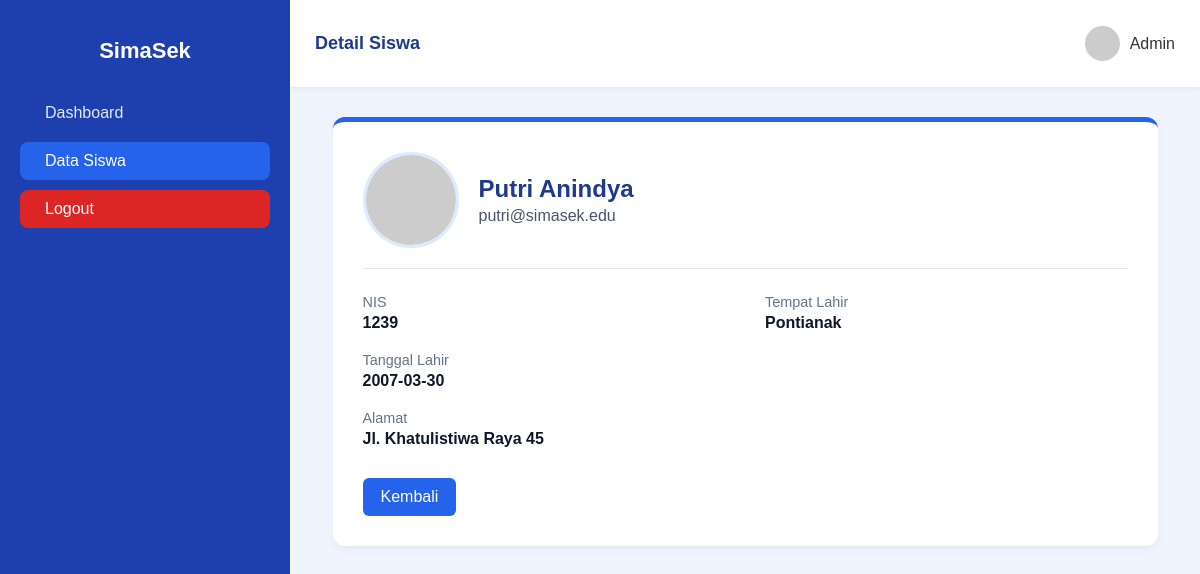
Page /admin/read.php?id=6 (signed in) on the committed database.
### tables this page shows
CREATE TABLE `user` (
  `id` int NOT NULL,
  `role` varchar(100) NOT NULL,
  `email` varchar(100) NOT NULL,
  `password` varchar(100) NOT NULL,
  `nama_lengkap` varchar(100) NOT NULL,
  `tempat_lahir` varchar(100) NOT NULL,
  `tanggal_lahir` date NOT NULL,
  `alamat` varchar(100) NOT NULL,
  `nis` decimal(8,0) NOT NULL
);

### admin/read.php (the view, shortened to what this page needs)
<?php
include "../connection.php";
if (isset($_GET["id"]) && is_numeric($_GET["id"])) {
  $id = (int) $_GET["id"];
  $stmt = $db->prepare("SELECT id, nis, email, nama_lengkap, tempat_lahir, tanggal_lahir, alamat FROM user WHERE id = ?");
  $stmt->bind_param("i", $id);
} elseif (isset($_GET["nis"])) {
  $nis = trim($_GET["nis"]);
  $stmt = $db->prepare("SELECT id, nis, email, nama_lengkap, tempat_lahir, tanggal_lahir, alamat FROM user WHERE nis = ?");
  $stmt->bind_param("s", $nis);
} else {
  $_SESSION["error"] = "Parameter tidak lengkap.";
  header("Location: datasiswa.php");
  exit();
}
$stmt->execute();
$result = $stmt->get_result();
$student = $result->fetch_assoc();
function e($str) {
  return htmlspecialchars($str, ENT_QUOTES, "UTF-8");
}
?>
<!DOCTYPE html>
<html lang="id">
<head>
  <link rel="stylesheet" href="https://cdn.jsdelivr.net/npm/remixicon@3.5.0/fonts/remixicon.css">
</head>
<body>
  <aside class="sidebar">
    <h2 class="logo">SimaSek</h2>
    <nav>
      <a href="/admin/"><i class="ri-dashboard-3-line"></i> <span>Dashboard</span></a>
      <a href="datasiswa.php" class="active"><i class="ri-group-line"></i> <span>Data Siswa</span></a>
      <a href="/logout.php" class="logout"><i class="ri-logout-box-line"></i> <span>Logout</span></a>
    </nav>
  </aside>
  <main class="content">
    <header class="topbar">
      <p>Detail Siswa</p>
      <div class="profile">
        <img src="https://ui-avatars.com/api/?name=A&background=2563eb&color=fff" alt="Admin">
        <span>Admin</span>
      </div>
    </header>
    <section class="dashboard">
      <div class="card">
        <div class="profile-info">
          <img src="https://ui-avatars.com/api/?name=<?= urlencode($student['nama_lengkap']) ?>&background=2563eb&color=fff" alt="Avatar">
          <div>
            <h2><?= e($student['nama_lengkap']) ?></h2>
            <p><?= e($student['email']) ?></p>
          </div>
        </div>
        <div class="info-grid">
          <div>
            <label>NIS</label>
            <p><?= e($student['nis']) ?></p>
          </div>
          <div>
            <label>Tempat Lahir</label>
            <p><?= e($student['tempat_lahir']) ?></p>
          </div>
          <div>
            <label>Tanggal Lahir</label>
            <p><?= e($student['tanggal_lahir'] ?: '-') ?></p>
          </div>
          <div class="full">
            <label>Alamat</label>
            <p><?= nl2br(e($student['alamat'])) ?></p>
          </div>
        </div>
        <a href="datasiswa.php" class="back-btn"><i class="ri-arrow-left-line"></i> Kembali</a>
      </div>
    </section>
  </main>
</body>
</html>

### admin/read.php (style rules this page uses)
body { margin: 0; font-family: 'Poppins', sans-serif; background: #f0f4ff; display: flex; min-height: 100vh; color: #333; }
.sidebar { width: 250px; background: #1e40af; color: #fff; display: flex; flex-direction: column; padding: 20px; }
.logo { font-size: 22px; font-weight: 600; margin-bottom: 30px; text-align: center; }
nav a { color: #e2e8f0; text-decoration: none; padding: 10px 15px; border-radius: 8px; display: flex; align-items: center; gap: 10px; margin-bottom: 10px; transition: background 0.3s; }
nav a.active, nav a:hover { background: #2563eb; color: #fff; }
nav a.logout { margin-top: auto; background: #dc2626; color: white; text-align: center; }
.content { flex: 1; display: flex; flex-direction: column; }
.topbar { background: #fff; box-shadow: 0 2px 5px rgba(0,0,0,0.05); padding: 15px 25px; display: flex; justify-content: space-between; align-items: center; }
.topbar p { font-size: 18px; font-weight: 600; color: #1e3a8a; }
.profile { display: flex; align-items: center; gap: 10px; }
.profile img { width: 35px; height: 35px; border-radius: 50%; }
.dashboard { padding: 30px; display: flex; justify-content: center; }
.card { width: 90%; max-width: 800px; background: white; border-radius: 12px; box-shadow: 0 3px 10px rgba(0,0,0,0.05); padding: 30px; border-top: 5px solid #2563eb; }
.profile-info { display: flex; align-items: center; gap: 20px; border-bottom: 1px solid #e5e7eb; padding-bottom: 20px; margin-bottom: 25px; }
.profile-info img { width: 90px; height: 90px; border-radius: 50%; border: 3px solid #dbeafe; }
.profile-info h2 { font-size: 1.5rem; color: #1e3a8a; margin: 0; }
.profile-info p { margin: 4px 0 0; color: #475569; }
.info-grid { display: grid; grid-template-columns: 1fr 1fr; gap: 20px 40px; }
.info-grid div { display: flex; flex-direction: column; }
.info-grid label { color: #64748b; font-size: 0.9rem; margin-bottom: 4px; }
.info-grid p { margin: 0; font-weight: 600; color: #0f172a; }
.full { grid-column: span 2; }
.back-btn { display: inline-block; margin-top: 30px; padding: 10px 18px; background: #2563eb; color: #fff; text-decoration: none; border-radius: 6px; font-weight: 500; transition: background 0.25s; }

### rows in the picture
user: nama_lengkap "Putri Anindya", email "putri@simasek.edu", nis "1239", tempat_lahir "Pontianak", tanggal_lahir "2007-03-30", alamat "Jl. Khatulistiwa Raya 45"
